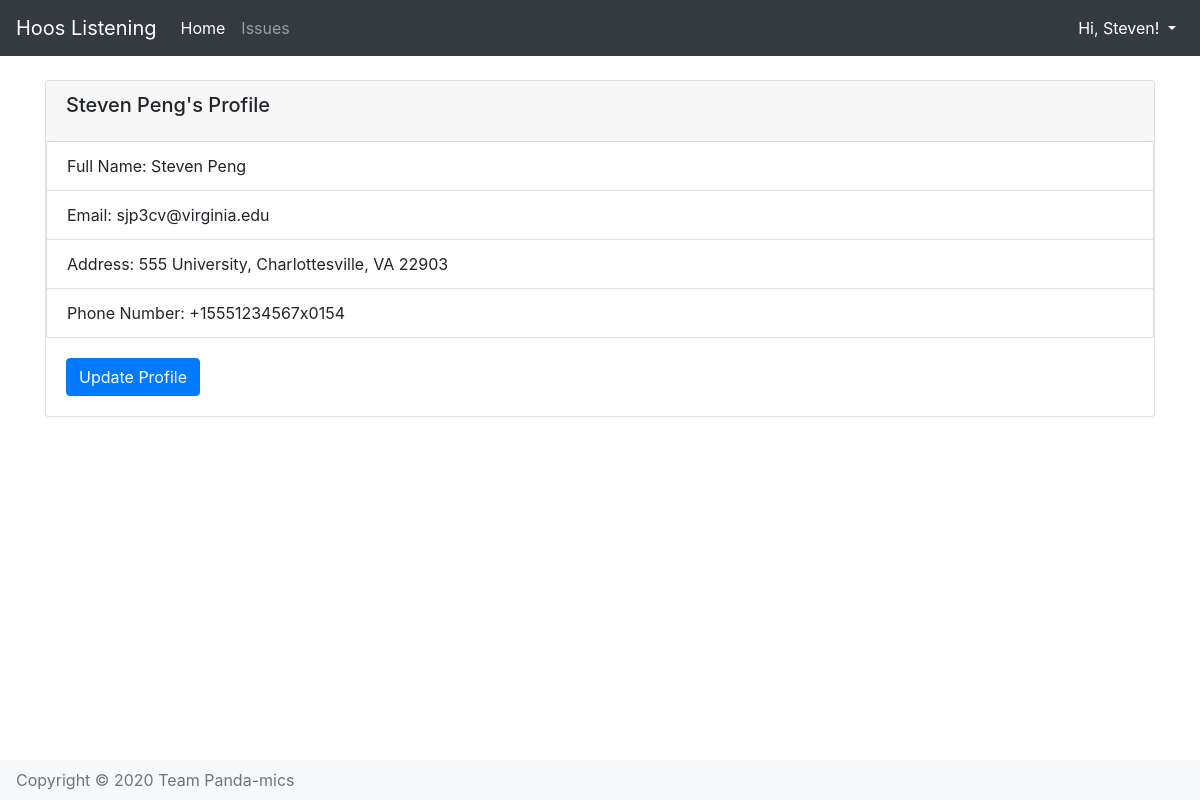
Screenshot of /profile/ (signed in) with the database file from the repository.
### home/models.py (models this page shows)
class UserProfile(models.Model):
    user = models.OneToOneField(User, on_delete=models.CASCADE, unique=True, primary_key=True)
    street_address = models.CharField(max_length=100, blank=True, null=True)
    city = models.CharField(max_length=50, blank=True, null=True)
    state = models.CharField(max_length=50, blank=True, null=True)
    zip_code = models.CharField(max_length=11, blank=True, null=True)
    phone_number = PhoneField(blank=True, null=True)
    objects=models.Manager()

### home/views.py (the view)
# urls.py: path('profile/', views.profile, name='profile'),
@login_required
def profile(request):
    return render(request, 'profile/profile.html', {'userprofile': request.user.userprofile})

### home/templates/profile/profile.html
{% extends 'base.html' %}
{% load socialaccount %}
{% block content %}
{% if user.is_authenticated %}
  <div class="card" >
    <div class="card-header">
      <h5 class="card-title align-middle">{{ user.get_full_name }}'s Profile</h5>
    </div>
    <ul class="list-group">
      <li class="list-group-item">Full Name: {{ user.first_name }} {{ user.last_name }}</li>
      <li class="list-group-item">Email: {{ user.email }}</li>
      {% if userprofile.street_address != None %}
      <li class="list-group-item">Address: {{ userprofile.street_address }}, {{ userprofile.city }}, {{ userprofile.state }} {{ userprofile.zip_code }} </li>
      {% else %}
      <li class="list-group-item">Address: N/A </li>
      {% endif %}
      {% if userprofile.phone_number != None %}
      <li class="list-group-item">Phone Number: {{ userprofile.phone_number }}</li>
      {% else %}
      <li class="list-group-item">Phone Number: N/A </li>
      {% endif %}
    </ul>
    <div class="card-body">
        <a href="/profile/update/" class="btn btn-primary">Update Profile</a>
    </div>
  </div>
{% else %}
  <p>You are not logged in. Please log in below. </p>
  <a href="{% provider_login_url 'google' %}">Login with Google</a>
{% endif %}
{% endblock %}

### home/templates/base.html (shortened to what this page needs)
<!doctype html>
{% load socialaccount %}
{% load bootstrap4 %}
{% load static %}
<html lang="en">
  <head>
    <link rel="stylesheet" href="https://stackpath.bootstrapcdn.com/bootstrap/4.1.3/css/bootstrap.min.css">
    <link rel="stylesheet" type="text/css" href="{% static 'custom.css' %}">
  </head>
  <body>
      <nav class="navbar navbar-expand-md navbar-dark navbar-static-top bg-dark">
        <a class="navbar-brand" href="{%url 'home:home'%}">Hoos Listening</a>
        <div class="collapse navbar-collapse" id="navbarCollapse">
          <ul class="navbar-nav mr-auto">
            <li class="nav-item active">
              <a class="nav-link" href="{%url 'home:home'%}">Home<span class="sr-only">(current)</span></a>
            </li>
            <li class="nav-item">
              <a class="nav-link" href="{%url 'home:issues'%}">Issues</a>
            </li>
          </ul>
          {% if user.is_authenticated %}
          <ul class="navbar-nav">
            <li class="nav-item dropdown">
              <a class="nav-link dropdown-toggle text-white" href="#" id="ProfileDropdownMenuLink" data-toggle="dropdown" aria-haspopup="true" aria-expanded="false"> Hi, Steven! </a>
            </li>
          {% else %}
          <a class="btn btn-primary" href="{% provider_login_url 'google' %}" role="button">Login</a>
          {% endif %}
          </ul>
        </div>
      </nav>
    <main role="main" class="container">
      <br>
      {% block content %}
      {% endblock %}
    </main>
    <footer class="footer">
      <div class="navbar fixed-bottom navbar-light bg-light">
        <span class="text-muted">Copyright © 2020 Team Panda-mics</span>
      </div>
    </footer>
  </body>
</html>

### home/static/custom.css (style rules this page uses)
body { margin-bottom: 60px; }

### rows the page displays
UserProfile: street_address "555 University", city "Charlottesville", state "VA", zip_code "22903", phone_number "+15551234567x0154"

### other values shown
{{ user.get_full_name }} "Steven Peng"
{{ user.first_name }} "Steven"
{{ user.last_name }} "Peng"
{{ user.email }} "sjp3cv@virginia.edu"
